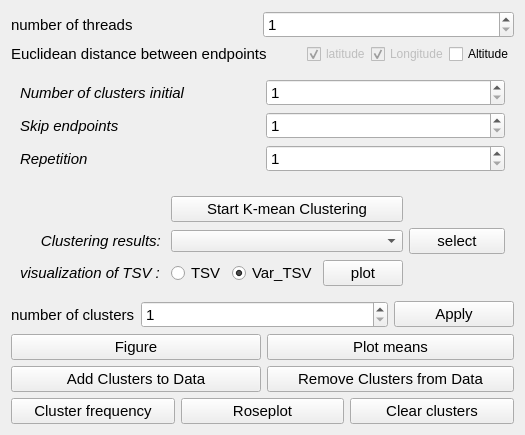
      <widget class="QWidget" name="page_kmean">
       <layout class="QGridLayout" name="gridLayout_23">
        <item row="0" column="0" colspan="2">
         <widget class="QFrame" name="frame_18">
          <property name="frameShape">
           <enum>QFrame::NoFrame</enum>
          </property>
          <property name="frameShadow">
           <enum>QFrame::Raised</enum>
          </property>
          <layout class="QHBoxLayout" name="horizontalLayout_8">
           <property name="spacing">
            <number>0</number>
           </property>
           <property name="leftMargin">
            <number>0</number>
           </property>
           <property name="topMargin">
            <number>0</number>
           </property>
           <property name="rightMargin">
            <number>0</number>
           </property>
           <property name="bottomMargin">
            <number>0</number>
           </property>
           <item>
            <widget class="QLabel" name="label_10">
             <property name="maximumSize">
              <size>
               <width>16777215</width>
               <height>30</height>
              </size>
             </property>
             <property name="font">
              <font>
               <pointsize>11</pointsize>
              </font>
             </property>
             <property name="text">
              <string>number of threads</string>
             </property>
            </widget>
           </item>
           <item>
            <widget class="QSpinBox" name="sBox_nth_kmean">
             <property name="font">
              <font>
               <pointsize>11</pointsize>
              </font>
             </property>
             <property name="cursor">
              <cursorShape>PointingHandCursor</cursorShape>
             </property>
             <property name="minimum">
              <number>1</number>
             </property>
             <property name="maximum">
              <number>999999999</number>
             </property>
            </widget>
           </item>
          </layout>
         </widget>
        </item>
        <item row="2" column="0" colspan="2">
         <widget class="QFrame" name="frame_13">
          <property name="frameShape">
           <enum>QFrame::NoFrame</enum>
          </property>
          <property name="frameShadow">
           <enum>QFrame::Raised</enum>
          </property>
          <layout class="QGridLayout" name="gridLayout_7">
           <property name="leftMargin">
            <number>0</number>
           </property>
           <property name="topMargin">
            <number>0</number>
           </property>
           <property name="rightMargin">
            <number>0</number>
           </property>
           <property name="bottomMargin">
            <number>0</number>
           </property>
           <property name="spacing">
            <number>0</number>
           </property>
           <item row="1" column="4">
            <widget class="QCheckBox" name="chBox_altitude_kmean">
             <property name="enabled">
              <bool>true</bool>
             </property>
             <property name="maximumSize">
              <size>
               <width>16777215</width>
               <height>30</height>
              </size>
             </property>
             <property name="font">
              <font>
               <pointsize>9</pointsize>
              </font>
             </property>
             <property name="cursor">
              <cursorShape>PointingHandCursor</cursorShape>
             </property>
             <property name="text">
              <string>Altitude</string>
             </property>
             <property name="checkable">
              <bool>false</bool>
             </property>
             <property name="checked">
              <bool>false</bool>
             </property>
            </widget>
           </item>
           <item row="1" column="0">
            <widget class="QLabel" name="label_15">
             <property name="maximumSize">
              <size>
               <width>16777215</width>
               <height>30</height>
              </size>
             </property>
             <property name="font">
              <font>
               <pointsize>11</pointsize>
              </font>
             </property>
             <property name="text">
              <string>Euclidean distance between endpoints</string>
             </property>
            </widget>
           </item>
           <item row="1" column="3">
            <widget class="QCheckBox" name="ch_Box_Longitude">
             <property name="enabled">
              <bool>false</bool>
             </property>
             <property name="maximumSize">
              <size>
               <width>16777215</width>
               <height>30</height>
              </size>
             </property>
             <property name="font">
              <font>
               <pointsize>9</pointsize>
              </font>
             </property>
             <property name="text">
              <string>Longitude</string>
             </property>
             <property name="checked">
              <bool>true</bool>
             </property>
             <property name="autoRepeat">
              <bool>false</bool>
             </property>
            </widget>
           </item>
           <item row="1" column="2">
            <widget class="QCheckBox" name="checkBox_2">
             <property name="enabled">
              <bool>false</bool>
             </property>
             <property name="maximumSize">
              <size>
               <width>16777215</width>
               <height>30</height>
              </size>
             </property>
             <property name="font">
              <font>
               <pointsize>9</pointsize>
               <weight>50</weight>
               <bold>false</bold>
              </font>
             </property>
             <property name="text">
              <string>latitude</string>
             </property>
             <property name="checkable">
              <bool>true</bool>
             </property>
             <property name="checked">
              <bool>true</bool>
             </property>
             <property name="autoRepeat">
              <bool>false</bool>
             </property>
             <property name="autoExclusive">
              <bool>false</bool>
             </property>
             <property name="tristate">
              <bool>false</bool>
             </property>
            </widget>
           </item>
           <item row="1" column="1">
            <spacer name="horizontalSpacer_20">
             <property name="orientation">
              <enum>Qt::Horizontal</enum>
             </property>
             <property name="sizeHint" stdset="0">
              <size>
               <width>40</width>
               <height>20</height>
              </size>
             </property>
            </spacer>
           </item>
          </layout>
         </widget>
        </item>
        <item row="5" column="0" colspan="2">
         <widget class="QFrame" name="frame_16">
          <property name="frameShape">
           <enum>QFrame::NoFrame</enum>
          </property>
          <property name="frameShadow">
           <enum>QFrame::Raised</enum>
          </property>
          <layout class="QGridLayout" name="gridLayout_27">
           <property name="leftMargin">
            <number>0</number>
           </property>
           <property name="topMargin">
            <number>0</number>
           </property>
           <property name="rightMargin">
            <number>0</number>
           </property>
           <property name="bottomMargin">
            <number>0</number>
           </property>
           <item row="0" column="4">
            <widget class="QPushButton" name="btn_choice_clusters_kmean">
             <property name="font">
              <font>
               <pointsize>11</pointsize>
              </font>
             </property>
             <property name="cursor">
              <cursorShape>PointingHandCursor</cursorShape>
             </property>
             <property name="text">
              <string>Apply</string>
             </property>
            </widget>
           </item>
           <item row="1" column="1" colspan="2">
            <widget class="QPushButton" name="btn_figure_kmean">
             <property name="font">
              <font>
               <pointsize>11</pointsize>
              </font>
             </property>
             <property name="cursor">
              <cursorShape>PointingHandCursor</cursorShape>
             </property>
             <property name="text">
              <string>Figure</string>
             </property>
            </widget>
           </item>
           <item row="2" column="1" colspan="2">
            <widget class="QPushButton" name="btn_add_clusters_data_kmean">
             <property name="font">
              <font>
               <pointsize>11</pointsize>
              </font>
             </property>
             <property name="cursor">
              <cursorShape>PointingHandCursor</cursorShape>
             </property>
             <property name="text">
              <string>Add Clusters to Data</string>
             </property>
            </widget>
           </item>
           <item row="1" column="3" colspan="2">
            <widget class="QPushButton" name="btn_plot_mean_clst_kmean">
             <property name="font">
              <font>
               <pointsize>11</pointsize>
              </font>
             </property>
             <property name="cursor">
              <cursorShape>PointingHandCursor</cursorShape>
             </property>
             <property name="text">
              <string>Plot means</string>
             </property>
            </widget>
           </item>
           <item row="2" column="3" colspan="2">
            <widget class="QPushButton" name="btn_remove_clusters_from_data_kmean">
             <property name="font">
              <font>
               <pointsize>11</pointsize>
              </font>
             </property>
             <property name="cursor">
              <cursorShape>PointingHandCursor</cursorShape>
             </property>
             <property name="text">
              <string>Remove Clusters from Data</string>
             </property>
            </widget>
           </item>
           <item row="0" column="1">
            <widget class="QLabel" name="label_9">
             <property name="maximumSize">
              <size>
               <width>16777215</width>
               <height>30</height>
              </size>
             </property>
             <property name="font">
              <font>
               <pointsize>11</pointsize>
              </font>
             </property>
             <property name="text">
              <string>number of clusters</string>
             </property>
            </widget>
           </item>
           <item row="0" column="2" colspan="2">
            <widget class="QSpinBox" name="sBox_ncl_kmean">
             <property name="font">
              <font>
               <pointsize>11</pointsize>
              </font>
             </property>
             <property name="cursor">
              <cursorShape>PointingHandCursor</cursorShape>
             </property>
             <property name="minimum">
              <number>1</number>
             </property>
             <property name="maximum">
              <number>999999999</number>
             </property>
            </widget>
           </item>
          </layout>
         </widget>
        </item>
        <item row="4" column="0" colspan="2">
         <widget class="QFrame" name="frame_14">
          <property name="font">
           <font>
            <pointsize>11</pointsize>
           </font>
          </property>
          <property name="frameShape">
           <enum>QFrame::NoFrame</enum>
          </property>
          <layout class="QGridLayout" name="gridLayout_12">
           <item row="0" column="1" colspan="3">
            <widget class="QPushButton" name="btn_start_clst_kmean">
             <property name="font">
              <font>
               <pointsize>11</pointsize>
              </font>
             </property>
             <property name="cursor">
              <cursorShape>PointingHandCursor</cursorShape>
             </property>
             <property name="text">
              <string>Start K-mean Clustering</string>
             </property>
            </widget>
           </item>
           <item row="1" column="0">
            <widget class="QLabel" name="label_65">
             <property name="font">
              <font>
               <pointsize>11</pointsize>
               <italic>true</italic>
              </font>
             </property>
             <property name="text">
              <string>Clustering results: </string>
             </property>
             <property name="alignment">
              <set>Qt::AlignRight|Qt::AlignTrailing|Qt::AlignVCenter</set>
             </property>
            </widget>
           </item>
           <item row="1" column="4">
            <widget class="QPushButton" name="btn_select_clustering">
             <property name="font">
              <font>
               <pointsize>11</pointsize>
              </font>
             </property>
             <property name="text">
              <string>select</string>
             </property>
            </widget>
           </item>
           <item row="2" column="0">
            <widget class="QLabel" name="label_12">
             <property name="font">
              <font>
               <pointsize>11</pointsize>
               <italic>true</italic>
              </font>
             </property>
             <property name="text">
              <string>visualization of TSV : </string>
             </property>
            </widget>
           </item>
           <item row="2" column="1">
            <widget class="QRadioButton" name="btn_rd_tsv_kmean">
             <property name="font">
              <font>
               <pointsize>11</pointsize>
              </font>
             </property>
             <property name="cursor">
              <cursorShape>PointingHandCursor</cursorShape>
             </property>
             <property name="text">
              <string>TSV</string>
             </property>
            </widget>
           </item>
           <item row="2" column="2">
            <widget class="QRadioButton" name="btn_rd_var_kmean">
             <property name="font">
              <font>
               <pointsize>11</pointsize>
              </font>
             </property>
             <property name="cursor">
              <cursorShape>PointingHandCursor</cursorShape>
             </property>
             <property name="text">
              <string>Var_TSV</string>
             </property>
             <property name="checked">
              <bool>true</bool>
             </property>
            </widget>
           </item>
           <item row="2" column="3">
            <widget class="QPushButton" name="btn_plot_tsv_kmean">
             <property name="font">
              <font>
               <pointsize>11</pointsize>
              </font>
             </property>
             <property name="cursor">
              <cursorShape>PointingHandCursor</cursorShape>
             </property>
             <property name="text">
              <string>plot</string>
             </property>
            </widget>
           </item>
           <item row="2" column="4">
            <spacer name="horizontalSpacer_29">
             <property name="orientation">
              <enum>Qt::Horizontal</enum>
             </property>
             <property name="sizeHint" stdset="0">
              <size>
               <width>40</width>
               <height>20</height>
              </size>
             </property>
            </spacer>
           </item>
           <item row="1" column="1" colspan="3">
            <widget class="QComboBox" name="cBox_clustering_results">
             <property name="font">
              <font>
               <pointsize>8</pointsize>
               <kerning>true</kerning>
              </font>
             </property>
             <property name="cursor">
              <cursorShape>PointingHandCursor</cursorShape>
             </property>
            </widget>
           </item>
          </layout>
         </widget>
        </item>
        <item row="8" column="0" colspan="2">
         <widget class="QFrame" name="frame_15">
          <property name="font">
           <font>
            <pointsize>11</pointsize>
           </font>
          </property>
          <property name="frameShape">
           <enum>QFrame::NoFrame</enum>
          </property>
          <property name="frameShadow">
           <enum>QFrame::Raised</enum>
          </property>
          <layout class="QGridLayout" name="gridLayout_15">
           <property name="leftMargin">
            <number>0</number>
           </property>
           <property name="topMargin">
            <number>0</number>
           </property>
           <property name="rightMargin">
            <number>0</number>
           </property>
           <property name="bottomMargin">
            <number>0</number>
           </property>
           <item row="0" column="2">
            <widget class="QPushButton" name="btn_freq_clst_kmean">
             <property name="font">
              <font>
               <pointsize>11</pointsize>
              </font>
             </property>
             <property name="cursor">
              <cursorShape>PointingHandCursor</cursorShape>
             </property>
             <property name="text">
              <string>Cluster frequency</string>
             </property>
            </widget>
           </item>
           <item row="0" column="3">
            <widget class="QPushButton" name="btn_roseplot_kmean">
             <property name="font">
              <font>
               <pointsize>11</pointsize>
              </font>
             </property>
             <property name="cursor">
              <cursorShape>PointingHandCursor</cursorShape>
             </property>
             <property name="text">
              <string>Roseplot</string>
             </property>
            </widget>
           </item>
           <item row="0" column="4">
            <widget class="QPushButton" name="btn_clear_clst_kmean">
             <property name="font">
              <font>
               <pointsize>11</pointsize>
              </font>
             </property>
             <property name="cursor">
              <cursorShape>PointingHandCursor</cursorShape>
             </property>
             <property name="text">
              <string>Clear clusters</string>
             </property>
            </widget>
           </item>
          </layout>
         </widget>
        </item>
        <item row="3" column="0" colspan="2">
         <widget class="QFrame" name="frame_17">
          <property name="frameShape">
           <enum>QFrame::NoFrame</enum>
          </property>
          <property name="frameShadow">
           <enum>QFrame::Raised</enum>
          </property>
          <layout class="QGridLayout" name="gridLayout_14">
           <item row="1" column="1">
            <widget class="QSpinBox" name="sBox_skip_kmean">
             <property name="font">
              <font>
               <pointsize>11</pointsize>
              </font>
             </property>
             <property name="cursor">
              <cursorShape>PointingHandCursor</cursorShape>
             </property>
             <property name="minimum">
              <number>1</number>
             </property>
             <property name="maximum">
              <number>999999999</number>
             </property>
            </widget>
           </item>
           <item row="0" column="0">
            <widget class="QLabel" name="label_44">
             <property name="maximumSize">
              <size>
               <width>16777215</width>
               <height>30</height>
              </size>
             </property>
             <property name="font">
              <font>
               <pointsize>11</pointsize>
               <italic>true</italic>
              </font>
             </property>
             <property name="text">
              <string>Number of clusters initial</string>
             </property>
            </widget>
           </item>
           <item row="1" column="0">
            <widget class="QLabel" name="label_11">
             <property name="font">
              <font>
               <pointsize>11</pointsize>
               <italic>true</italic>
              </font>
             </property>
             <property name="text">
              <string>Skip endpoints</string>
             </property>
            </widget>
           </item>
           <item row="0" column="1">
            <widget class="QSpinBox" name="sBox_ncl_initial_kmean">
             <property name="font">
              <font>
               <pointsize>11</pointsize>
              </font>
             </property>
             <property name="cursor">
              <cursorShape>PointingHandCursor</cursorShape>
             </property>
             <property name="minimum">
              <number>1</number>
             </property>
             <property name="maximum">
              <number>999999999</number>
             </property>
            </widget>
           </item>
           <item row="2" column="0">
            <widget class="QLabel" name="label_64">
             <property name="font">
              <font>
               <pointsize>11</pointsize>
               <italic>true</italic>
              </font>
             </property>
             <property name="text">
              <string>Repetition</string>
             </property>
            </widget>
           </item>
           <item row="2" column="1">
            <widget class="QSpinBox" name="sBox_repetition_clustering">
             <property name="font">
              <font>
               <pointsize>11</pointsize>
              </font>
             </property>
             <property name="cursor">
              <cursorShape>PointingHandCursor</cursorShape>
             </property>
             <property name="minimum">
              <number>1</number>
             </property>
             <property name="maximum">
              <number>999999999</number>
             </property>
            </widget>
           </item>
          </layout>
         </widget>
        </item>
       </layout>
      </widget>
